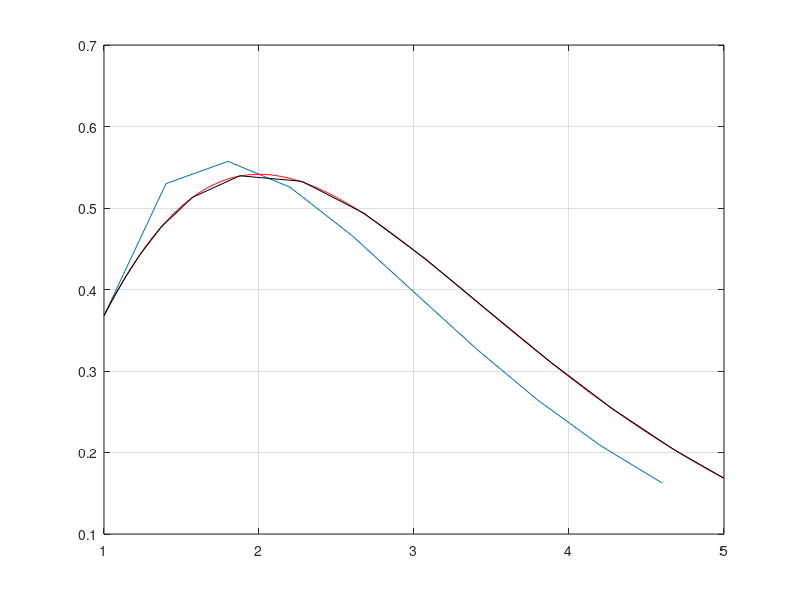

This figure's MATLAB source:
function methodEuler
    a = 1;
    b = 5;
    n = 10;
    y0 = 1/exp(1);
    [x, y] = euler(a,b,y0,n);
    
    x1 = 1 : 0.01 : 5;
    y1 = x1.^2 .* exp(-x1);
    [x2,y2] = ode23(@f,[1, 5],y0);
    plot(x,y);
    hold on;
    plot(x1,y1,'r');
    plot(x2,y2,'black');
    
    grid on;

function [x,y] = euler(a,b,y0,n)
    h = (b - a)/n;
    x(1) = a;
    y(1) = y0;
    for i = 2 : n
        x(i) = x(i-1) + h;
        y(i) = y(i-1) +h*f(x(i),y(i-1));
    end
    
    
function y = f(x,y)
    y = (3*x^2*exp(-x) - (x+1)*y)/x;
    
    
   